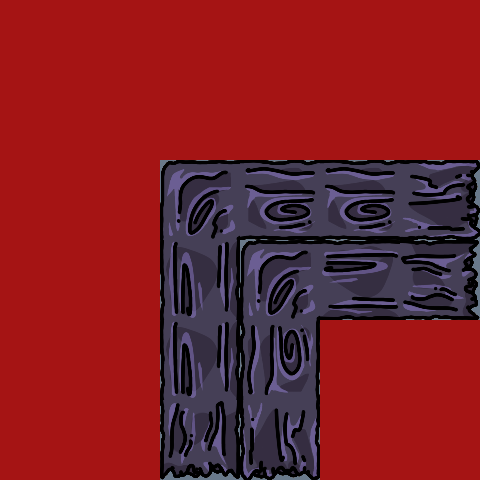

A 2D game scene composited from a Tiled map and its tileset images. What follows is a short description and the map's XML, with every tile layer's data as written:
An orthogonal 6x6 tile map with 80x80 px tiles, 2 tile layers (Piso, Muros), 2 tilesets and 6 objects.

<map version="1.2" tiledversion="1.3.5" orientation="orthogonal" renderorder="right-down" width="6" height="6" tilewidth="80" tileheight="80" infinite="0" nextlayerid="3" nextobjectid="1">
 <tileset firstgid="1" name="Wall" tilewidth="80" tileheight="80" tilecount="1" columns="1">
  <image source="../Art/Dungeon Sprites/Wall.png" width="80" height="80" />
  <tile id="0">
   <objectgroup draworder="index" id="2">
    <object id="1" x="0" y="0" width="80.0307" height="79.6619" />
   </objectgroup>
  </tile>
 </tileset>
 <tileset firstgid="2" name="WoodSpriteSheet" tilewidth="80" tileheight="80" tilecount="5" columns="1">
  <image source="../Art/Dungeon Sprites/WoodSpriteSheet.png" width="80" height="400" />
  <tile id="0">
   <objectgroup draworder="index" id="2">
    <object id="1" x="-0.0170455" y="0" width="80.0091" height="80" />
   </objectgroup>
  </tile>
  <tile id="1">
   <objectgroup draworder="index" id="2">
    <object id="1" x="0" y="-0.125" width="80.125" height="80" />
   </objectgroup>
  </tile>
  <tile id="2">
   <objectgroup draworder="index" id="2">
    <object id="1" x="-0.0506507" y="0.0768344" width="80.0091" height="80" />
   </objectgroup>
  </tile>
  <tile id="3">
   <objectgroup draworder="index" id="2">
    <object id="1" x="0.0722844" y="-0.0461007" width="80.0091" height="80" />
   </objectgroup>
  </tile>
  <tile id="4">
   <objectgroup draworder="index" id="2">
    <object id="1" x="0.195219" y="0.199769" width="80.0091" height="80" />
   </objectgroup>
  </tile>
 </tileset>
 <layer id="1" name="Piso" width="6" height="6">
  <data encoding="csv">
0,0,0,0,0,0,
0,0,0,0,0,0,
0,0,2684354563,4,4,5,
0,0,1610612738,2684354563,2,3221225478,
0,0,1610612738,1610612740,0,0,
0,0,1610612742,2684354565,0,0
</data>
 </layer>
 <layer id="2" name="Muros" width="6" height="6">
  <data encoding="csv">
1,1,1,1,1,1,
1,1,1,1,1,1,
1,1,0,0,0,0,
1,1,0,0,0,0,
1,1,0,0,1,1,
1,1,0,0,1,1
</data>
 </layer>
</map>
